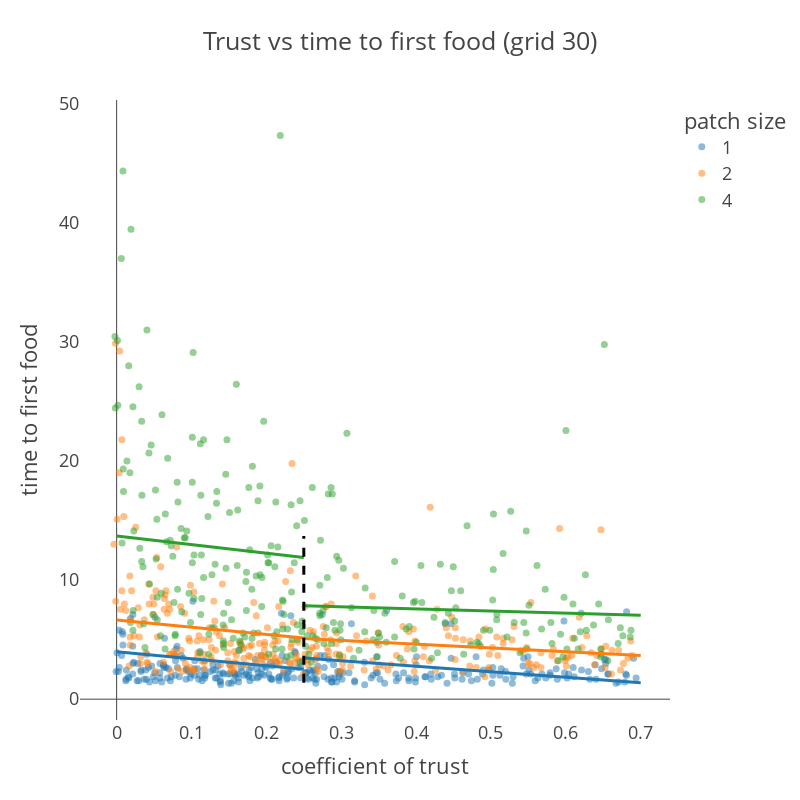

Write notebook code for a chart like this one.
### Code cell
fig_grid30_linear = px.scatter(
    impactDF_grid30,
    x="c_trust_jittered",
    y="time to first food",
    color="reward_patch_dim",
    template="presentation",
    title="Trust vs time to first food (grid 30)",
    opacity=0.5,
    labels={"c_trust_jittered": "coefficient of trust", "reward_patch_dim": "patch size"}
)

fig_grid30_linear.update_traces(marker={"size": 7})
fig_grid30_linear.update_layout(
    width=800,
    height=800,
)

fig_grid30_linear.update_xaxes(showgrid=False)
fig_grid30_linear.update_yaxes(showgrid=False)


base_means_l = sample30l['base'].mean(axis=0)
base_means_h = sample30h['base'].mean(axis=0)

slope_means_l = sample30l['slope'].mean(axis=0)
slope_means_h = sample30h['slope'].mean(axis=0)


trust_range_l = np.linspace(0, .25, 15)
trust_range_h = np.linspace(0.25, .7, 15)


line_colors = ["#1f77b4", "#ff7f0e", "#2ca02c"]

preds_l = []
preds_h = []
for i in range(3):
    local_pred_l = base_means_l[i] + slope_means_l[i] * trust_range_l
    local_pred_h = base_means_h[i] + slope_means_h[i] * trust_range_h
    
    preds_l.append(local_pred_l)
    preds_h.append(local_pred_h)
    
    fig_grid30_linear.add_shape(type="line",
    x0=trust_range_l[0], y0=local_pred_l[0], x1=trust_range_l[14], y1=local_pred_l[14],
    line=dict(
        color=line_colors[i],
        width=3,
    )
    )
    
    fig_grid30_linear.add_shape(type="line",
    x0=trust_range_h[0], y0=local_pred_h[0], x1=trust_range_h[14], y1=local_pred_h[14],
    line=dict(
        color=line_colors[i],
        width=3,
    )
    )

fig_grid30_linear.add_shape(
    type="line",
    x0=0.25,
    x1=0.25,
    y0=min(min(preds_l[0]), min(preds_h[0])),
    y1=max(max(preds_l[2]), max(preds_h[2])),
    line=dict(
        color="black",
        width=3,
        dash="dash", 
    )
)
    
fig_grid30_linear.update_shapes(dict(xref='x', yref='y'))
fig_grid30_linear.show()

### Figure 1 — Plotly figure (JSON) as saved in the notebook; plotly's stock layout.template omitted (floating-point values rounded to 4 significant figures; data arrays with more than 128 entries replaced by an {"elided": "..."} marker saying what was removed)
{"data": [{"hovertemplate": "patch size=1<br>coefficient of trust=%{x}<br>time to first food=%{y}<extra></extra>", "legendgroup": "1", "marker": {"color": "#1F77B4", "opacity": 0.5, "size": 7, "symbol": "circle"}, "mode": "markers", "name": "1", "orientation": "v", "showlegend": true, "type": "scatter", "x": {"elided": "280 float values"}, "xaxis": "x", "y": {"elided": "280 float values"}, "yaxis": "y"}, {"hovertemplate": "patch size=2<br>coefficient of trust=%{x}<br>time to first food=%{y}<extra></extra>", "legendgroup": "2", "marker": {"color": "#FF7F0E", "opacity": 0.5, "size": 7, "symbol": "circle"}, "mode": "markers", "name": "2", "orientation": "v", "showlegend": true, "type": "scatter", "x": {"elided": "278 float values"}, "xaxis": "x", "y": {"elided": "278 float values"}, "yaxis": "y"}, {"hovertemplate": "patch size=4<br>coefficient of trust=%{x}<br>time to first food=%{y}<extra></extra>", "legendgroup": "4", "marker": {"color": "#2CA02C", "opacity": 0.5, "size": 7, "symbol": "circle"}, "mode": "markers", "name": "4", "orientation": "v", "showlegend": true, "type": "scatter", "x": {"elided": "271 float values"}, "xaxis": "x", "y": {"elided": "271 float values"}, "yaxis": "y"}], "layout": {"height": 800, "legend": {"title": {"text": "patch size"}, "tracegroupgap": 0}, "shapes": [{"line": {"color": "#1f77b4", "width": 3}, "type": "line", "x0": 0, "x1": 0.25, "xref": "x", "y0": 3.979, "y1": 2.506, "yref": "y"}, {"line": {"color": "#1f77b4", "width": 3}, "type": "line", "x0": 0.25, "x1": 0.7, "xref": "x", "y0": 3.454, "y1": 1.372, "yref": "y"}, {"line": {"color": "#ff7f0e", "width": 3}, "type": "line", "x0": 0, "x1": 0.25, "xref": "x", "y0": 6.646, "y1": 5.14, "yref": "y"}, {"line": {"color": "#ff7f0e", "width": 3}, "type": "line", "x0": 0.25, "x1": 0.7, "xref": "x", "y0": 5.089, "y1": 3.657, "yref": "y"}, {"line": {"color": "#2ca02c", "width": 3}, "type": "line", "x0": 0, "x1": 0.25, "xref": "x", "y0": 13.7, "y1": 11.89, "yref": "y"}, {"line": {"color": "#2ca02c", "width": 3}, "type": "line", "x0": 0.25, "x1": 0.7, "xref": "x", "y0": 7.847, "y1": 7.038, "yref": "y"}, {"line": {"color": "black", "dash": "dash", "width": 3}, "type": "line", "x0": 0.25, "x1": 0.25, "xref": "x", "y0": 1.372, "y1": 13.7, "yref": "y"}], "title": {"text": "Trust vs time to first food (grid 30)"}, "width": 800, "xaxis": {"anchor": "y", "domain": [0, 1], "showgrid": false, "title": {"text": "coefficient of trust"}}, "yaxis": {"anchor": "x", "domain": [0, 1], "showgrid": false, "title": {"text": "time to first food"}}}}
